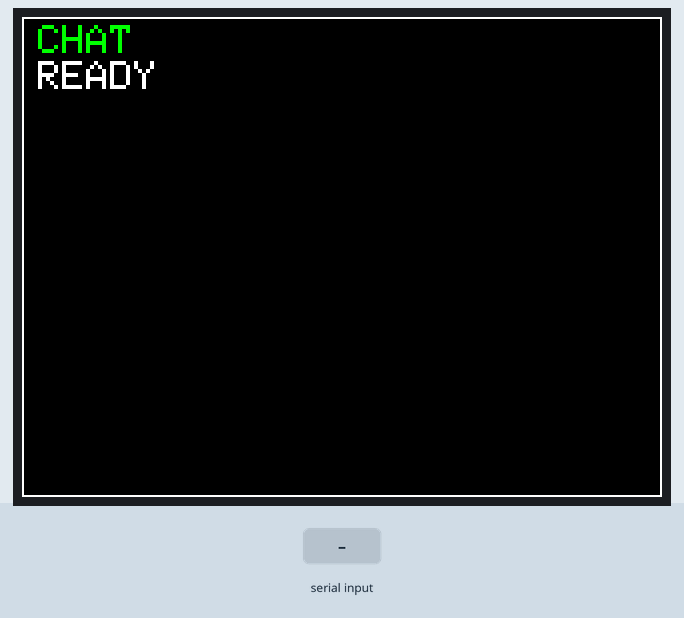
Simulated run of this sketch. Board: Arduino Uno, built with avr-gcc and run on an emulated ATmega328P. On the bench: 320×240 colour display. The inputs (shaded band) are chosen by the test bench. What the sketch prints to the serial monitor is not drawn.

Above: at 1.4 s.
1.5 s: "sys\n" received over Serial
At 2.7 s:
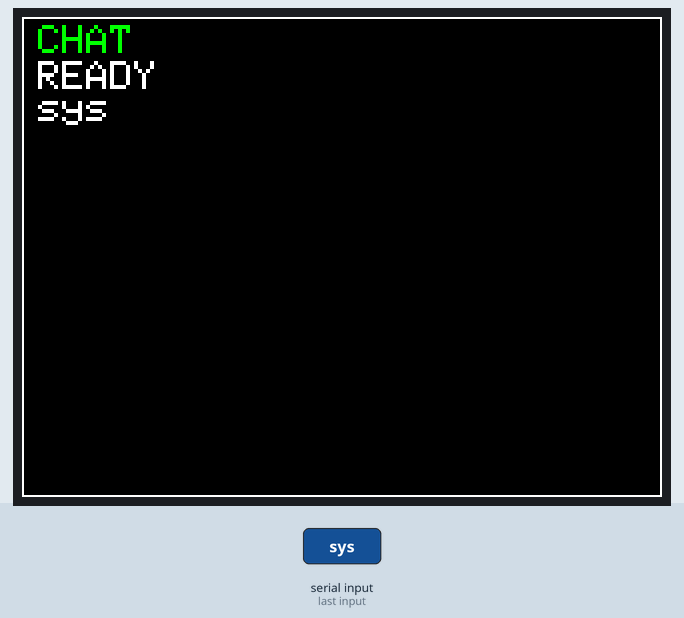
3.0 s: "msg\n" received over Serial
At 3.9 s:
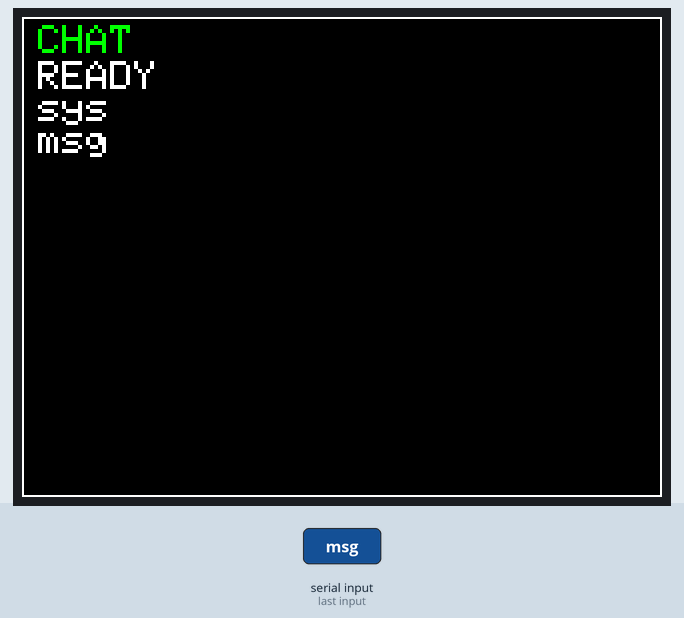
4.5 s: "ok\n" received over Serial
At 5.0 s:
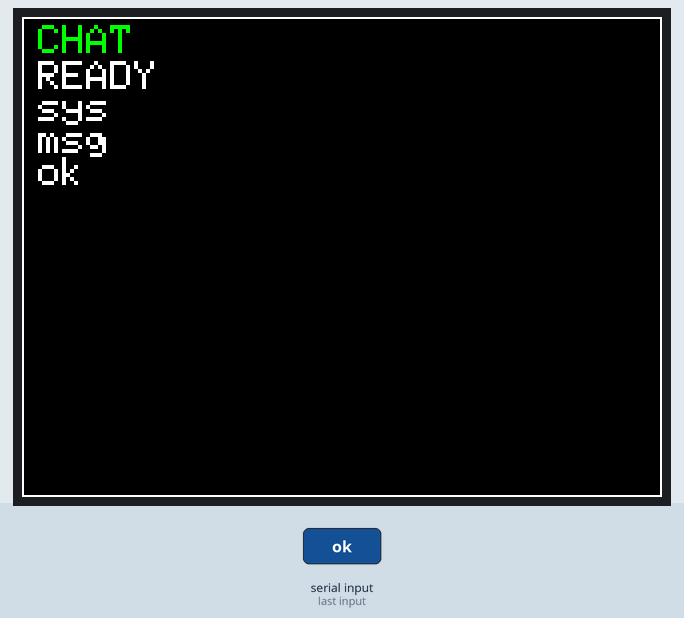
6.0 s: "err\n" received over Serial
At 7.2 s:
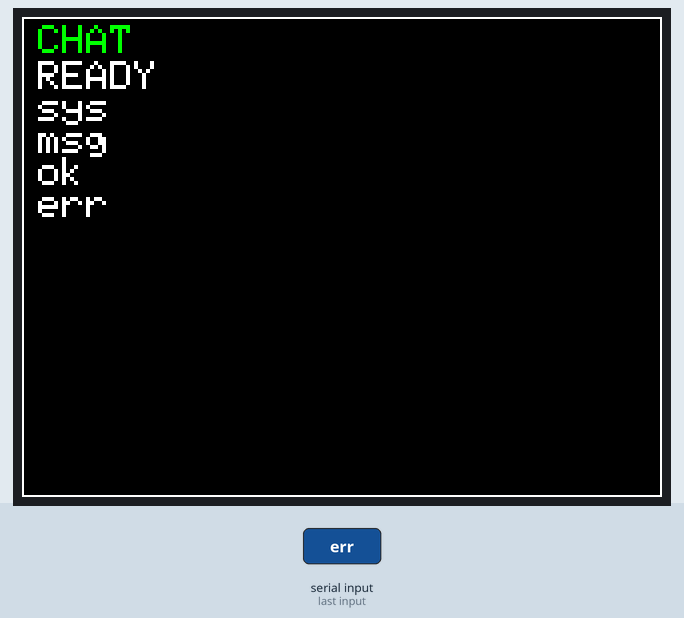
7.5 s: "bot\n" received over Serial
At 8.5 s:
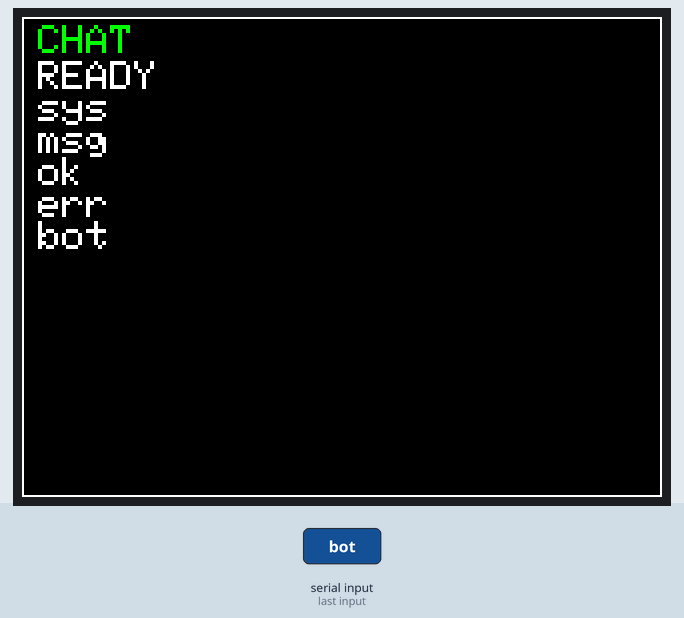
9.0 s: "user\n" received over Serial
At 9.7 s:
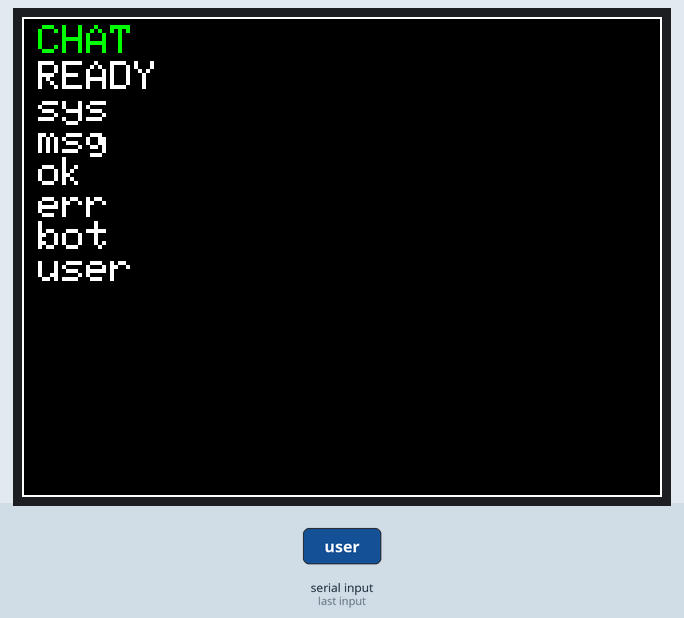
Timing chart, 0 to 11.5 s (numbered marks = the images above; inputs shaded):
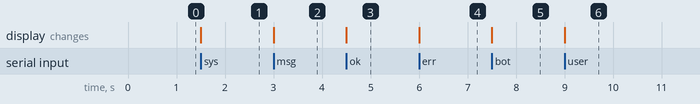

Measured:
- after the input at 1.5 s, the display: changes at once (image 1)
- after the input at 3.0 s, the display: changes at once (image 2)
- after the input at 4.5 s, the display: changes at once (image 3)
- after the input at 6.0 s, the display: changes at once (image 4)
- after the input at 7.5 s, the display: changes at once (image 5)
- after the input at 9.0 s, the display: changes at once (image 6)

The sketch:

chat.ino
```cpp
#include <Adafruit_GFX.h>
#include <Adafruit_TFTLCD.h>
#include <SPI.h>
#include <string.h>

#define LCD_CS    A3
#define LCD_CD    A2
#define LCD_WR    A1
#define LCD_RD    A0
#define LCD_RESET A4

Adafruit_TFTLCD tft(LCD_CS, LCD_CD, LCD_WR, LCD_RD, LCD_RESET);

#define BLACK 0x0000
#define WHITE 0xFFFF
#define GREEN 0x07E0

static char lineBuf[256];
static char outBuf[256];
static uint16_t linePos = 0;
static int16_t y = 22;
const int16_t lineHeight = 16;

bool isStatusToken(const char* token, uint16_t len) {
  if (len < 2 || len > 12) return false;

  char lowered[16];
  uint16_t w = 0;
  bool hasColon = false;

  for (uint16_t i = 0; i < len && w < sizeof(lowered) - 1; ++i) {
    char c = token[i];
    if (c == ':') {
      hasColon = true;
      continue;
    }
    if (!((c >= 'A' && c <= 'Z') || (c >= 'a' && c <= 'z'))) {
      return false;
    }
    if (c >= 'A' && c <= 'Z') c = c - 'A' + 'a';
    lowered[w++] = c;
  }
  lowered[w] = '\0';

  if (hasColon) return true;
  return strcmp(lowered, "sys") == 0 || strcmp(lowered, "msg") == 0 ||
         strcmp(lowered, "ok") == 0 || strcmp(lowered, "err") == 0 ||
         strcmp(lowered, "bot") == 0 || strcmp(lowered, "user") == 0;
}

uint8_t utf8CharLen(uint8_t lead) {
  if ((lead & 0x80) == 0x00) return 1;
  if ((lead & 0xE0) == 0xC0) return 2;
  if ((lead & 0xF0) == 0xE0) return 3;
  if ((lead & 0xF8) == 0xF0) return 4;
  return 1;
}

uint16_t appendWord456(const char* word, uint16_t len, char* out, uint16_t outPos) {
  uint16_t i = 0;
  uint16_t charIndex = 1;

  while (i < len && outPos < sizeof(outBuf) - 1) {
    uint8_t step = utf8CharLen((uint8_t)word[i]);
    if (i + step > len) {
      step = 1;
    }

    if (charIndex >= 4 && charIndex <= 6) {
      for (uint8_t j = 0; j < step && outPos < sizeof(outBuf) - 1; ++j) {
        out[outPos++] = word[i + j];
      }
    }

    i += step;
    ++charIndex;
  }

  return outPos;
}

void transformMessage(const char* input, char* output) {
  uint16_t inPos = 0;
  uint16_t outPos = 0;
  bool firstTokenWritten = false;

  while (input[inPos] != '\0') {
    while (input[inPos] == ' ' || input[inPos] == '\t') {
      ++inPos;
    }
    if (input[inPos] == '\0') break;

    uint16_t start = inPos;
    while (input[inPos] != '\0' && input[inPos] != ' ' && input[inPos] != '\t') {
      ++inPos;
    }
    uint16_t len = inPos - start;
    if (len == 0) continue;

    char token[128];
    uint16_t copyLen = len < sizeof(token) - 1 ? len : sizeof(token) - 1;
    memcpy(token, input + start, copyLen);
    token[copyLen] = '\0';

    char part[128];
    uint16_t partLen = 0;

    if (isStatusToken(token, copyLen)) {
      partLen = copyLen;
      memcpy(part, token, partLen);
    } else {
      partLen = appendWord456(token, copyLen, part, 0);
    }

    if (partLen == 0) continue;

    if (firstTokenWritten && outPos < sizeof(outBuf) - 1) {
      output[outPos++] = ' ';
    }

    for (uint16_t i = 0; i < partLen && outPos < sizeof(outBuf) - 1; ++i) {
      output[outPos++] = part[i];
    }

    firstTokenWritten = true;
  }

  output[outPos] = '\0';
}

void printLine(const char* text, uint16_t color = WHITE) {
  if (y > tft.height() - lineHeight) {
    tft.fillScreen(BLACK);   // простой "скролл": очистка
    y = 22;
    tft.setCursor(8, 4);
    tft.setTextColor(GREEN);
    tft.setTextSize(2);
    tft.print("CHAT");
  }

  tft.setCursor(8, y);
  tft.setTextColor(color);
  tft.setTextSize(2);
  tft.print(text);
  y += lineHeight;
}

void setup() {
  Serial.begin(115200);
  while (!Serial) {}

  tft.reset();

  uint16_t identifier = tft.readID();
  if (identifier == 0x0101 || identifier == 0xFFFF || identifier == 0x0000) {
    identifier = 0x9341; // fallback для частых 2.4" TFT
  }
  tft.begin(identifier);

  tft.setRotation(1);
  tft.fillScreen(BLACK);
  tft.drawRect(0, 0, tft.width(), tft.height(), WHITE);

  tft.setCursor(8, 4);
  tft.setTextColor(GREEN);
  tft.setTextSize(2);
  tft.print("CHAT");

  printLine("READY", WHITE);
  Serial.println("CHAT_READY");
}

void loop() {
  while (Serial.available() > 0) {
    char c = (char)Serial.read();

    if (c == '\r') continue;

    if (c == '\n') {
      lineBuf[linePos] = '\0';

      transformMessage(lineBuf, outBuf);
      const char* msg = outBuf;

      if (*msg) {
        printLine(msg, WHITE);
        Serial.print("OK: ");
        Serial.print(msg);
        Serial.print('\n');
      }

      linePos = 0;
    } else {
      if (linePos < sizeof(lineBuf) - 1) {
        lineBuf[linePos++] = c;
      } else {
        linePos = 0; // защита от переполнения
      }
    }
  }
}
```
